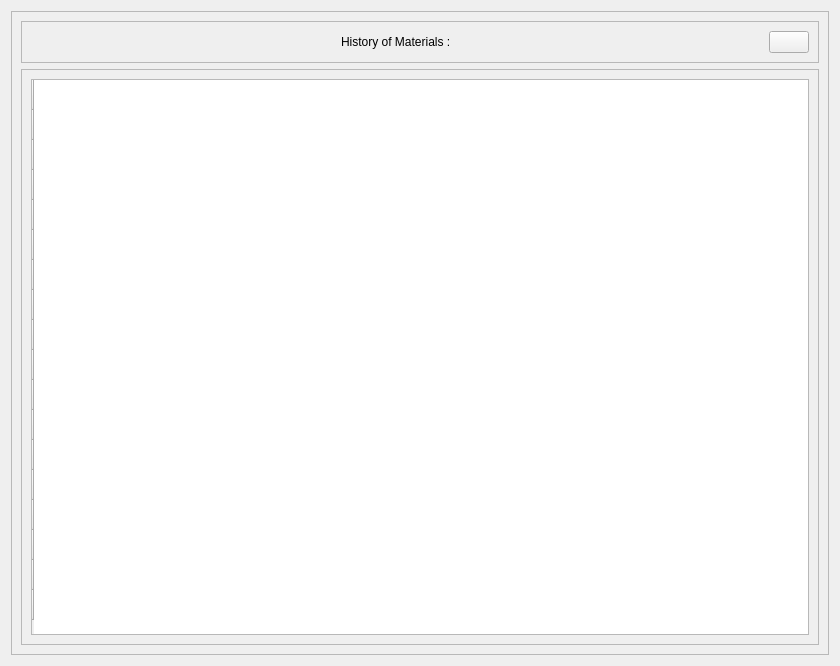
         <widget class="QWidget" name="FindPage">
          <layout class="QHBoxLayout" name="horizontalLayout_4">
           <item>
            <widget class="QFrame" name="FindContainer">
             <property name="frameShape">
              <enum>QFrame::StyledPanel</enum>
             </property>
             <property name="frameShadow">
              <enum>QFrame::Raised</enum>
             </property>
             <layout class="QVBoxLayout" name="verticalLayout_10">
              <item>
               <widget class="QFrame" name="FindHeader">
                <property name="frameShape">
                 <enum>QFrame::StyledPanel</enum>
                </property>
                <property name="frameShadow">
                 <enum>QFrame::Raised</enum>
                </property>
                <layout class="QHBoxLayout" name="horizontalLayout_8">
                 <item>
                  <spacer name="horizontalSpacer_4">
                   <property name="orientation">
                    <enum>Qt::Horizontal</enum>
                   </property>
                   <property name="sizeHint" stdset="0">
                    <size>
                     <width>310</width>
                     <height>20</height>
                    </size>
                   </property>
                  </spacer>
                 </item>
                 <item>
                  <widget class="QLabel" name="title_2">
                   <property name="text">
                    <string>History of Materials : </string>
                   </property>
                  </widget>
                 </item>
                 <item>
                  <spacer name="horizontalSpacer_5">
                   <property name="orientation">
                    <enum>Qt::Horizontal</enum>
                   </property>
                   <property name="sizeHint" stdset="0">
                    <size>
                     <width>309</width>
                     <height>20</height>
                    </size>
                   </property>
                  </spacer>
                 </item>
                 <item>
                  <widget class="QPushButton" name="SearchBtn">
                   <property name="focusPolicy">
                    <enum>Qt::NoFocus</enum>
                   </property>
                   <property name="text">
                    <string/>
                   </property>
                   <property name="icon">
                    <iconset resource="../resources/resources.qrc">
                     <normaloff>:/icons/icons/black/reload.png</normaloff>:/icons/icons/black/reload.png</iconset>
                   </property>
                   <property name="iconSize">
                    <size>
                     <width>45</width>
                     <height>45</height>
                    </size>
                   </property>
                  </widget>
                 </item>
                </layout>
               </widget>
              </item>
              <item>
               <widget class="QFrame" name="FindBody">
                <property name="frameShape">
                 <enum>QFrame::StyledPanel</enum>
                </property>
                <property name="frameShadow">
                 <enum>QFrame::Raised</enum>
                </property>
                <layout class="QHBoxLayout" name="horizontalLayout_7">
                 <item>
                  <widget class="QTableWidget" name="findWidget">
                   <property name="focusPolicy">
                    <enum>Qt::NoFocus</enum>
                   </property>
                   <property name="sizeAdjustPolicy">
                    <enum>QAbstractScrollArea::AdjustToContents</enum>
                   </property>
                   <property name="autoScroll">
                    <bool>false</bool>
                   </property>
                   <property name="editTriggers">
                    <set>QAbstractItemView::NoEditTriggers</set>
                   </property>
                   <property name="tabKeyNavigation">
                    <bool>false</bool>
                   </property>
                   <property name="alternatingRowColors">
                    <bool>true</bool>
                   </property>
                   <property name="selectionMode">
                    <enum>QAbstractItemView::ExtendedSelection</enum>
                   </property>
                   <property name="selectionBehavior">
                    <enum>QAbstractItemView::SelectItems</enum>
                   </property>
                   <property name="verticalScrollMode">
                    <enum>QAbstractItemView::ScrollPerPixel</enum>
                   </property>
                   <property name="showGrid">
                    <bool>true</bool>
                   </property>
                   <property name="gridStyle">
                    <enum>Qt::SolidLine</enum>
                   </property>
                   <property name="columnCount">
                    <number>0</number>
                   </property>
                   <attribute name="horizontalHeaderMinimumSectionSize">
                    <number>50</number>
                   </attribute>
                   <attribute name="horizontalHeaderDefaultSectionSize">
                    <number>50</number>
                   </attribute>
                   <attribute name="horizontalHeaderShowSortIndicator" stdset="0">
                    <bool>true</bool>
                   </attribute>
                   <attribute name="horizontalHeaderStretchLastSection">
                    <bool>false</bool>
                   </attribute>
                   <attribute name="verticalHeaderMinimumSectionSize">
                    <number>30</number>
                   </attribute>
                   <attribute name="verticalHeaderStretchLastSection">
                    <bool>false</bool>
                   </attribute>
                   <row>
                    <property name="text">
                     <string/>
                    </property>
                    <property name="textAlignment">
                     <set>AlignCenter</set>
                    </property>
                   </row>
                   <row>
                    <property name="text">
                     <string/>
                    </property>
                   </row>
                   <row>
                    <property name="text">
                     <string/>
                    </property>
                   </row>
                   <row>
                    <property name="text">
                     <string/>
                    </property>
                   </row>
                   <row>
                    <property name="text">
                     <string/>
                    </property>
                   </row>
                   <row>
                    <property name="text">
                     <string/>
                    </property>
                   </row>
                   <row>
                    <property name="text">
                     <string/>
                    </property>
                   </row>
                   <row>
                    <property name="text">
                     <string/>
                    </property>
                   </row>
                   <row>
                    <property name="text">
                     <string/>
                    </property>
                   </row>
                   <row>
                    <property name="text">
                     <string/>
                    </property>
                   </row>
                   <row>
                    <property name="text">
                     <string/>
                    </property>
                   </row>
                   <row>
                    <property name="text">
                     <string/>
                    </property>
                   </row>
                   <row>
                    <property name="text">
                     <string/>
                    </property>
                   </row>
                   <row>
                    <property name="text">
                     <string/>
                    </property>
                   </row>
                   <row>
                    <property name="text">
                     <string/>
                    </property>
                   </row>
                   <row>
                    <property name="text">
                     <string/>
                    </property>
                   </row>
                   <row>
                    <property name="text">
                     <string/>
                    </property>
                   </row>
                   <row>
                    <property name="text">
                     <string/>
                    </property>
                   </row>
                  </widget>
                 </item>
                </layout>
               </widget>
              </item>
             </layout>
            </widget>
           </item>
          </layout>
         </widget>
